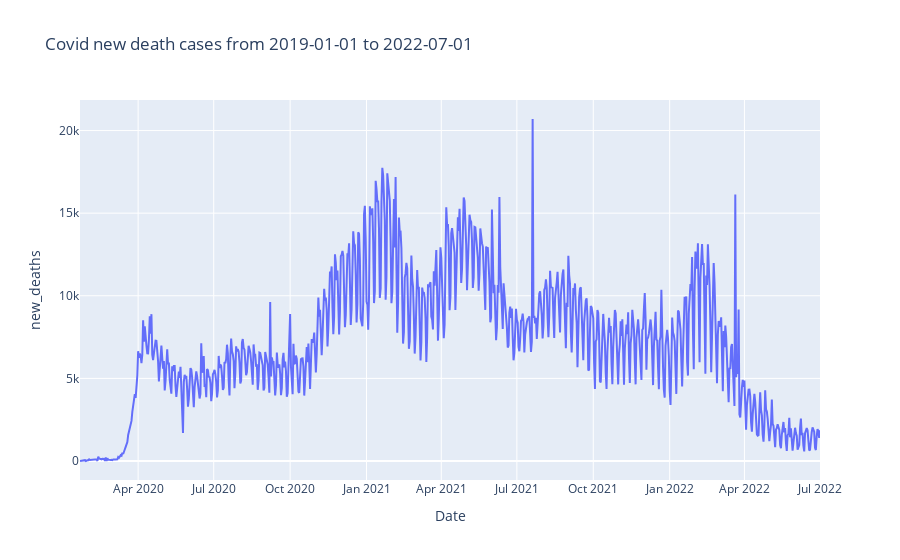

This figure's notebook cell:
### Code cell
import requests
import pandas as pd

# Set the API endpoint URL
url = 'https://disease.sh/v3/covid-19/historical/all?lastdays=10000'

# Send a GET request to the API endpoint
response = requests.get(url)

response.json()


# Parse the JSON response into a pandas DataFrame
covid_data = pd.DataFrame.from_dict(response.json()['deaths'], orient='index')


# Convert the date strings to datetime objects
covid_data.index = pd.to_datetime(covid_data.index)


# Filter the data to include only the dates from 2019 to 2022
covid_data = covid_data.loc[start_date:end_date]


# # Calculate the daily new cases by taking the difference between adjacent rows
covid_data['new_deaths'] = covid_data.diff().fillna(0)
covid_data

# Print the resulting DataFrame
covid_data.index.name = "Date"
covid_data = covid_data.reset_index()
px.line(covid_data, y='new_deaths', x="Date", title=f'Covid new death cases from {start_date} to {end_date}')

### Figure 1 — Plotly figure (JSON) as saved in the notebook; plotly's stock layout.template omitted (floating-point values rounded to 4 significant figures; data arrays with more than 128 entries replaced by an {"elided": "..."} marker saying what was removed)
{"data": [{"hovertemplate": "Date=%{x}<br>new_deaths=%{y}<extra></extra>", "legendgroup": "", "line": {"color": "#636efa", "dash": "solid"}, "marker": {"symbol": "circle"}, "mode": "lines", "name": "", "orientation": "v", "showlegend": false, "type": "scatter", "x": {"elided": "892 str values"}, "xaxis": "x", "y": {"elided": "892 int values"}, "yaxis": "y"}], "layout": {"legend": {"tracegroupgap": 0}, "title": {"text": "Covid new death cases from 2019-01-01 to 2022-07-01"}, "xaxis": {"anchor": "y", "domain": [0, 1], "title": {"text": "Date"}}, "yaxis": {"anchor": "x", "domain": [0, 1], "title": {"text": "new_deaths"}}}}
